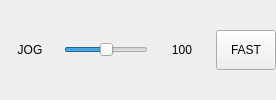
            <widget class="QWidget" name="widget_jog_ovr" native="true">
             <layout class="QHBoxLayout" name="horizontalLayout_9">
              <property name="spacing">
               <number>4</number>
              </property>
              <property name="leftMargin">
               <number>0</number>
              </property>
              <property name="topMargin">
               <number>0</number>
              </property>
              <property name="rightMargin">
               <number>0</number>
              </property>
              <property name="bottomMargin">
               <number>0</number>
              </property>
              <item>
               <widget class="QLabel" name="label_2">
                <property name="sizePolicy">
                 <sizepolicy hsizetype="Fixed" vsizetype="Fixed">
                  <horstretch>0</horstretch>
                  <verstretch>0</verstretch>
                 </sizepolicy>
                </property>
                <property name="minimumSize">
                 <size>
                  <width>60</width>
                  <height>40</height>
                 </size>
                </property>
                <property name="maximumSize">
                 <size>
                  <width>60</width>
                  <height>40</height>
                 </size>
                </property>
                <property name="text">
                 <string>JOG</string>
                </property>
                <property name="alignment">
                 <set>Qt::AlignCenter</set>
                </property>
               </widget>
              </item>
              <item>
               <widget class="StatusSlider" name="slider_jog">
                <property name="sizePolicy">
                 <sizepolicy hsizetype="Preferred" vsizetype="Fixed">
                  <horstretch>0</horstretch>
                  <verstretch>0</verstretch>
                 </sizepolicy>
                </property>
                <property name="minimumSize">
                 <size>
                  <width>0</width>
                  <height>20</height>
                 </size>
                </property>
                <property name="maximumSize">
                 <size>
                  <width>16777215</width>
                  <height>20</height>
                 </size>
                </property>
                <property name="autoFillBackground">
                 <bool>false</bool>
                </property>
                <property name="maximum">
                 <number>100</number>
                </property>
                <property name="singleStep">
                 <number>10</number>
                </property>
                <property name="pageStep">
                 <number>100</number>
                </property>
                <property name="sliderPosition">
                 <number>50</number>
                </property>
                <property name="orientation">
                 <enum>Qt::Horizontal</enum>
                </property>
                <property name="spindle_rate" stdset="0">
                 <bool>false</bool>
                </property>
                <property name="jograte_rate" stdset="0">
                 <bool>true</bool>
                </property>
               </widget>
              </item>
              <item>
               <widget class="StatusLabel" name="statuslabel_jog_ovr">
                <property name="sizePolicy">
                 <sizepolicy hsizetype="Fixed" vsizetype="Fixed">
                  <horstretch>0</horstretch>
                  <verstretch>0</verstretch>
                 </sizepolicy>
                </property>
                <property name="minimumSize">
                 <size>
                  <width>60</width>
                  <height>40</height>
                 </size>
                </property>
                <property name="maximumSize">
                 <size>
                  <width>60</width>
                  <height>40</height>
                 </size>
                </property>
                <property name="text">
                 <string>100</string>
                </property>
                <property name="alignment">
                 <set>Qt::AlignCenter</set>
                </property>
                <property name="textTemplate" stdset="0">
                 <string>%d</string>
                </property>
                <property name="jograte_status" stdset="0">
                 <bool>true</bool>
                </property>
               </widget>
              </item>
              <item>
               <widget class="QPushButton" name="btn_slow">
                <property name="sizePolicy">
                 <sizepolicy hsizetype="Fixed" vsizetype="Fixed">
                  <horstretch>0</horstretch>
                  <verstretch>0</verstretch>
                 </sizepolicy>
                </property>
                <property name="minimumSize">
                 <size>
                  <width>60</width>
                  <height>40</height>
                 </size>
                </property>
                <property name="maximumSize">
                 <size>
                  <width>60</width>
                  <height>40</height>
                 </size>
                </property>
                <property name="toolTip">
                 <string/>
                </property>
                <property name="statusTip">
                 <string>TOGGLE FAST/SLOW JOG</string>
                </property>
                <property name="text">
                 <string>FAST</string>
                </property>
                <property name="checkable">
                 <bool>true</bool>
                </property>
               </widget>
              </item>
             </layout>
            </widget>
